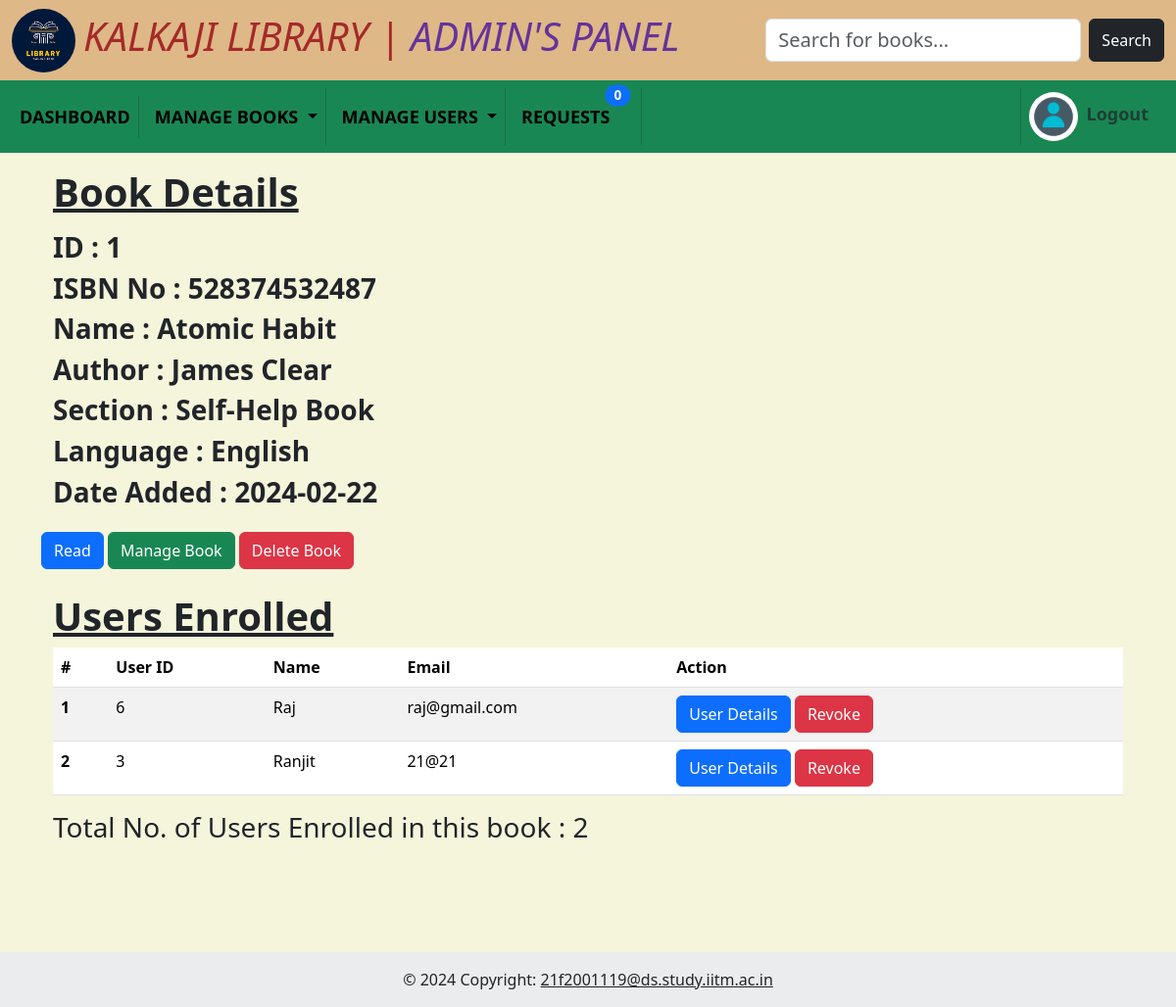
The page /view/1 (signed in) on the database its author committed.
### models/model.py (models this page shows)
class Book(db.Model):
    __tablename__ = "book"
    id = db.Column(db.Integer, autoincrement=True, nullable=False, primary_key=True)
    isbn = db.Column(db.Integer, unique=True, nullable=False)
    name = db.Column(db.String, nullable=False)
    content = db.Column(db.String)
    author_name = db.Column(db.String)
    section = db.Column(db.Integer, db.ForeignKey("sections.id"), nullable=False)
    language = db.Column(db.String)
    date_added = db.Column(db.Date)
    rating = db.Column(db.Integer)
    enrollments = db.relationship("Enrollments", back_populates="book")
    ratings = db.relationship("Rating", backref="book")
    sections = db.relationship('Sections', backref='books')

class Sections(db.Model):
    __tablename__ = "sections"
    id = db.Column(db.Integer, autoincrement=True, primary_key=True)
    name = db.Column(db.String, nullable=False, unique=True)
    date_created = db.Column(db.Date)
    description = db.Column(db.String)

class User(db.Model):
    __tablename__ = "user"
    id = db.Column(db.Integer, autoincrement=True, primary_key=True)
    name = db.Column(db.String, nullable=False)
    email = db.Column(db.String, unique=True)
    password = db.Column(db.String)
    enrollments = db.relationship("Enrollments", back_populates="user")

### controllers/admin.py (the view)
@app.route("/view/<int:id>", methods=["GET", "POST"])
def view(id):
    if request.method == "GET":
        book = Book.query.filter_by(id=id).first()
        enrollments = book.enrollments
        users = []
        for i in enrollments:
            user = User.query.filter_by(id=i.user_id).first()
            users.append(user)
        return render_template("admin/view.html", book=book, users=users, i=len(users))
    elif request.method == "POST":
        return redirect(url_for("users"))

### controllers/admin.py (called while the page is built)
@app.before_request
def before_req():
    if "admin" not in session and request.endpoint in admin_routes:
        return redirect("/admin_login")
    elif "user_id" not in session and request.endpoint in user_routes:
        return redirect("/user_login")

### controllers/index.py (called while the page is built)
@app.context_processor
def inject_admin():
    admin1 = 1
    admin0 = 0
    req = Book_req.query.all()
    msg = Messages.query.filter_by(user_id=session.get('user_id')).all()
    return dict(admin1=admin1, admin0=admin0, req=len(req), msg=len(msg))

### templates/admin/view.html (shortened to what this page needs)
{% include 'admin/layout.html' %}
<div class="container mt-3 d-flex flex-column min-vh-100">
    <div class="container">
        <h1 class="fw-bold text-decoration-underline">Book Details</h1>
        <h3 class="fw-bold mt-3">
            ID : {{ book.id }}
        </h3>
        <h3 class="fw-bold">
            ISBN No : {{ book.isbn }}
        </h3>
        <h3 class="fw-bold">
            Name : {{ book.name }}
        </h3>
        <h3 class="fw-bold">
            Author : {{ book.author_name }}
        </h3>
        <h3 class="fw-bold">
            Section : {{ book.sections.name }}
        </h3>
        <h3 class="fw-bold">
            Language : {{ book.language }}
        </h3>
        <h3 class="fw-bold">
            Date Added : {{ book.date_added }}
        </h3>
    </div>
    <div class="mb-4 mt-3">
        <a href="/book-id/{{book.id}}" class="btn btn-primary">Read</a>
        <a href="/update/{{book.id}}" class="btn btn-success">Manage Book</a>
        <a href="/delete/{{book.id}}" class="btn btn-danger">Delete Book</a>
    </div>
    <div class="container">
        <h1 class="fw-bold text-decoration-underline">Users Enrolled</h1>
        <table class="table table-striped table-hover">
            <thead>
                <tr>
                    <th scope="col">#</th>
                    <th scope="col">User ID</th>
                    <th scope="col">Name</th>
                    <th scope="col">Email</th>
                    <th scope="col">Action</th>
                </tr>
            </thead>
            <tbody>
                {% for user in users %}
                <tr>
                    <th scope="row">{{loop.index}}</th>
                    <td>{{user.id}}</td>
                    <td>{{user.name}}</td>
                    <td>{{user.email}}</td>
                    <td>
                        <a href="/user_details/{{user.id}}"><button class="btn btn-primary">User Details</button></a>
                        <a href="/revoke/{{ book.enrollments[0].id }}" class="btn btn-danger">Revoke</a>
                    </td>
                </tr>
                {% endfor %}
            </tbody>
        </table>
        <h3>Total No. of Users Enrolled in this book : {{ i }} </h3>
    </div>
</div>
{% include 'footer.html' %}

### static/global.css (style rules this page uses)
body { background-color: beige; }

### rows shown on the page
Book: id "1", isbn "528374532487", name "Atomic Habit", author_name "James Clear", language "English", date_added "2024-02-22"
Sections: sections.name "Self-Help Book"
User: id "6", name "Raj", email "raj@gmail.com"
User: id "3", name "Ranjit", email "21@21"

### other values the page prints
{{ req }} "0"
{{ i }} "2"
